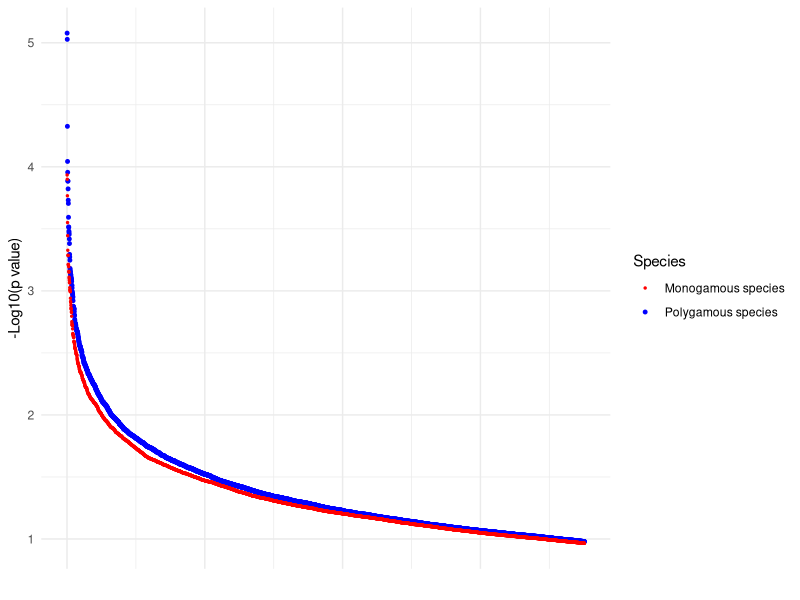
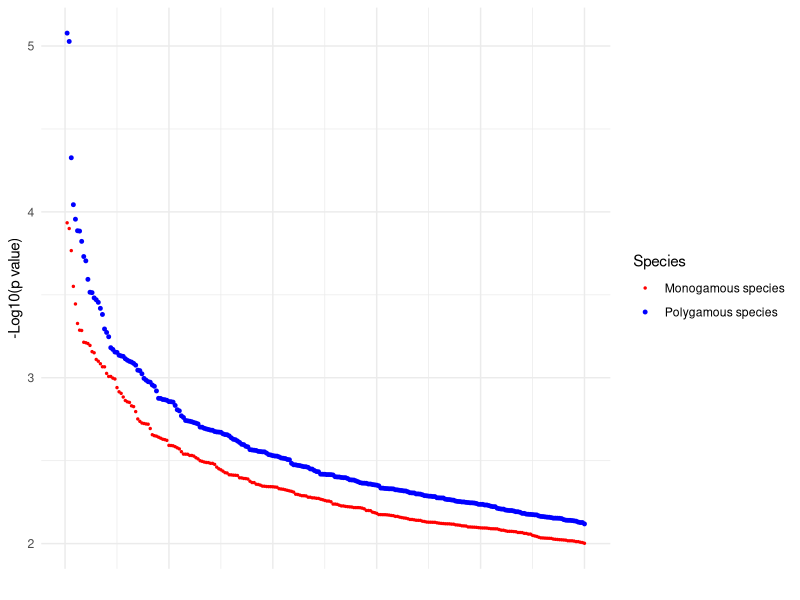

Generate these figures, in order, with R:
## ---- chunk 1
library(readxl)
library(dplyr)
library(lubridate)
library(tidyverse)
library(broom)
library(tibble)


met = read_xlsx("p-value mono, poly.xlsx")

####top 10% of most significant CpGs

met_10percent = met[1:round(nrow(met)*0.1,0),]

ggplot(data=met_10percent, aes(x=CGnum, y=Polygamous)) + geom_point(size=1,aes(col ='Polygamous species')) +
geom_point(size=0.5,aes(x=CGnum, y=Monogamous, col='Monogamous species')) +
xlab('') + ylab('-Log10(p value)') +  theme_minimal() +
scale_color_manual(name='Species', values = c('red', 'blue')) +
theme(axis.text.x=element_blank(),axis.ticks.x=element_blank())

####top 250 of most significant CpGs

met_250 = met[1:250,]

ggplot(data=met_250, aes(x=CGnum, y=Polygamous)) + geom_point(size=1,aes(col ='Polygamous species')) +
geom_point(size=0.5,aes(x=CGnum, y=Monogamous, col='Monogamous species')) +
xlab('') + ylab('-Log10(p value)') +  theme_minimal() +
scale_color_manual(name='Species', values = c('red', 'blue')) +
theme(axis.text.x=element_blank(),axis.ticks.x=element_blank())
